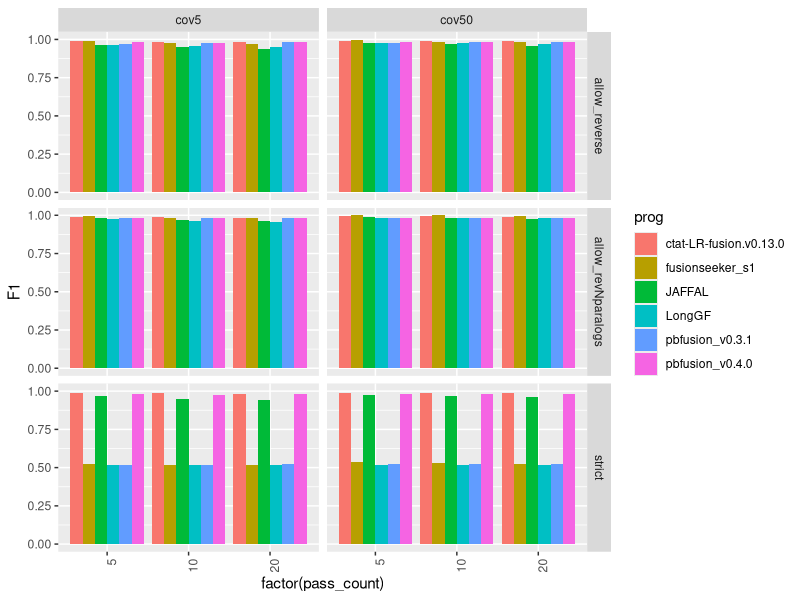
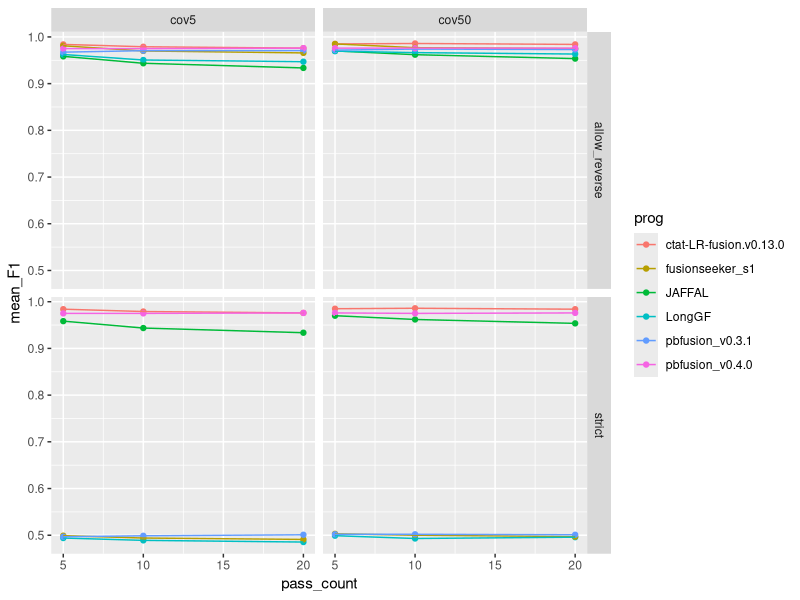
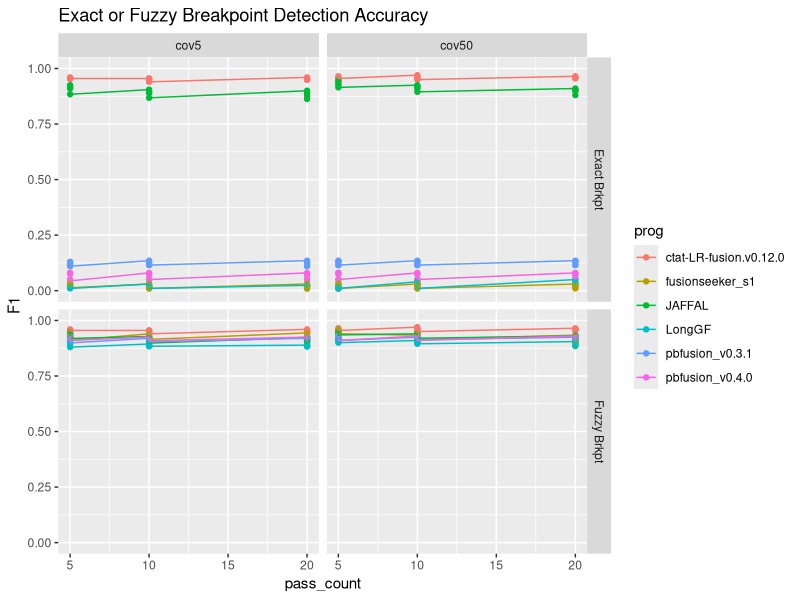
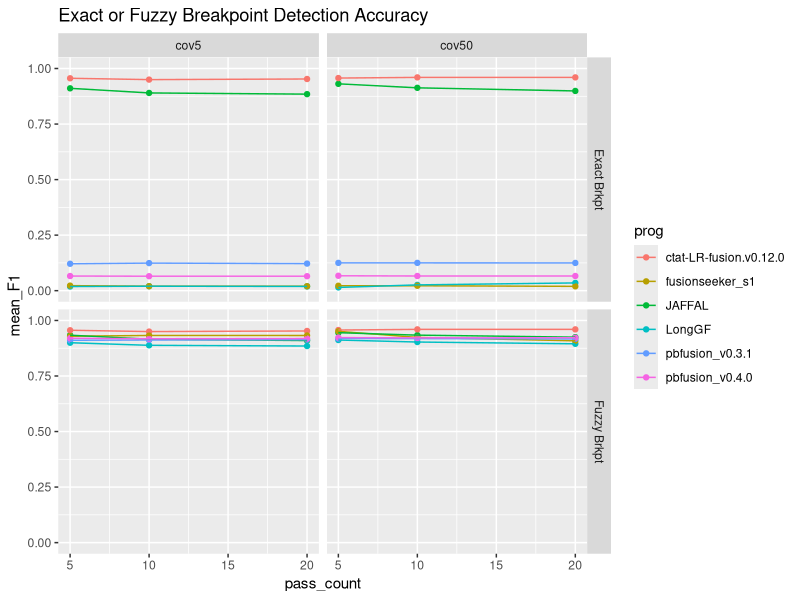
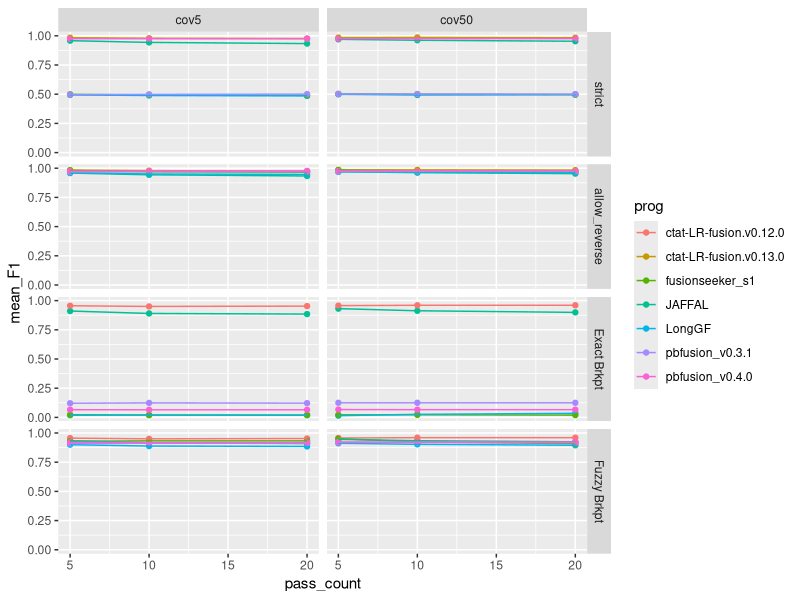
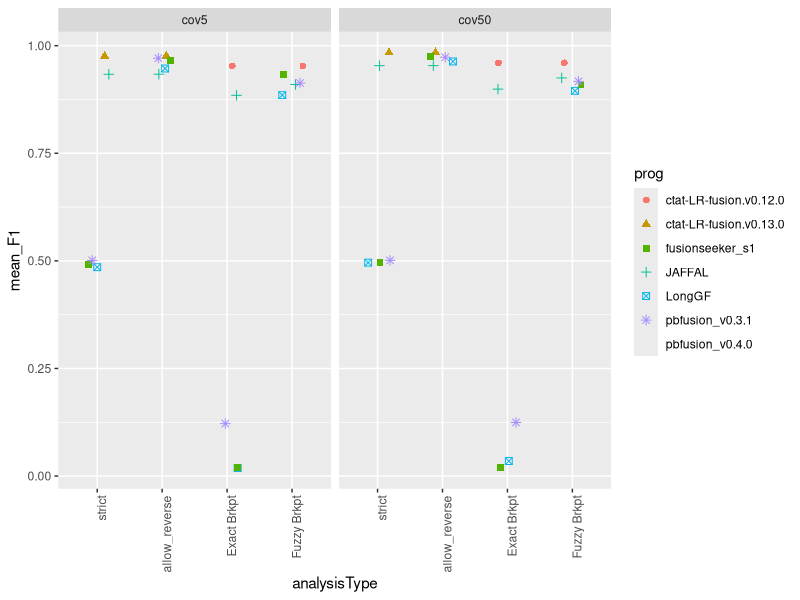
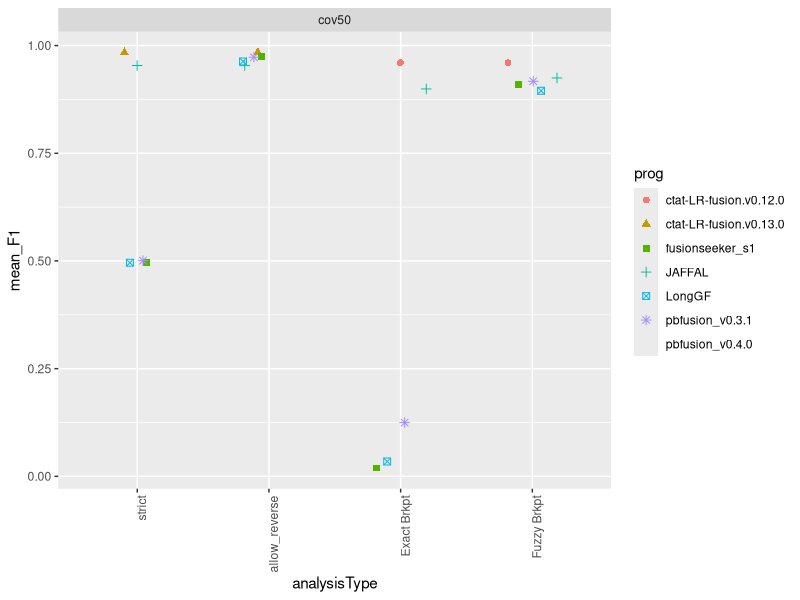
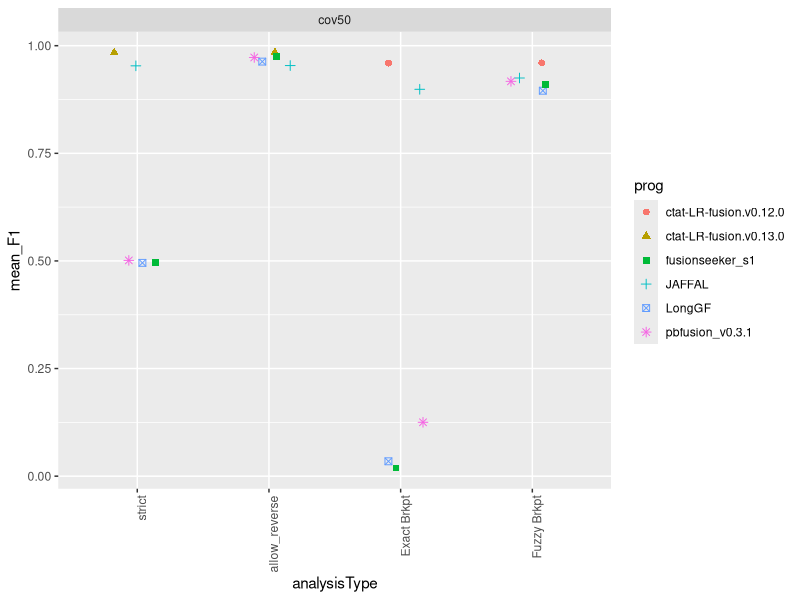

R code for these plots, in order:
## ---- chunk 1
knitr::opts_chunk$set(echo = TRUE)
library(tidyverse)
## ---- chunk 2

max_F1_data = read.table("data/max_F1_summary.tsv", header=T, sep="\t") %>% 
    filter(! grepl("flair", prog)) %>%
 mutate(pass_count = as.numeric(str_replace(pass_count, "pass", ""))) 

## ---- chunk 3

# barplot

p_barplot = max_F1_data %>% ggplot(aes(x=factor(pass_count), y=F1)) +
        geom_bar(stat='identity', position='dodge', aes(fill=prog)) +
        facet_grid(vars(analysisType), vars(coverage_level)) + 
    theme(axis.text.x = element_text(angle = 90, hjust = 1)) 

p_barplot

## ---- chunk 4


mean_samples_F1 = max_F1_data %>% 
    group_by(rep_num, coverage_level, pass_count, prog, analysisType) %>%
    summarize(mean_F1 = mean(F1))


mean_samples_F1 %>%
        filter(analysisType %in% c('strict', 'allow_reverse')) %>%
        ggplot() +
        geom_point(aes(x=pass_count, y=mean_F1, color=prog)) +
        geom_line(aes(x=pass_count, y=mean_F1, group=prog, color=prog)) +
        facet_grid(vars(analysisType), vars(coverage_level))


## ---- chunk 5
breakpoint_data = read.table("data/breakpoint_maxF1_data.tsv", sep="\t", header=T) %>%
    mutate(pass_count = as.numeric(str_replace(pass_count, "pass", ""))) %>%
    filter(prog != 'flairfusion')
    


breakpoint_data$coverage_level = factor(breakpoint_data$coverage_level, levels=c('cov5', 'cov50'))

brkpt_accuracy_plot = breakpoint_data %>% ggplot() +
        geom_point(aes(x=pass_count, y=F1, color=prog)) +
        geom_line(aes(x=pass_count, y=F1, group=prog, color=prog)) +
        facet_grid(vars(analysisType), vars(coverage_level)) +
        ggtitle("Exact or Fuzzy Breakpoint Detection Accuracy") +
        ylim(0,1)



brkpt_accuracy_plot 

## ---- chunk 6

breakpoint_mean_F1_stats = breakpoint_data %>% group_by(coverage_level, pass_count, analysisType, prog) %>% 
    summarize(mean_F1 = mean(F1, na.rm=T))


breakpoint_mean_F1_stats %>% ggplot() +
        geom_point(aes(x=pass_count, y=mean_F1, color=prog)) +
        geom_line(aes(x=pass_count, y=mean_F1, group=prog, color=prog)) +
        facet_grid(vars(analysisType), vars(coverage_level)) +
        ggtitle("Exact or Fuzzy Breakpoint Detection Accuracy") +
        ylim(0,1) 


## ---- chunk 7

combined_results = bind_rows(mean_samples_F1,
                             breakpoint_mean_F1_stats)

combined_results %>% head()



## ---- chunk 8

combined_results %>%
        filter(analysisType != "allow_revNparalogs") %>%
        ggplot() +
        geom_point(aes(x=pass_count, y=mean_F1, color=prog)) +
        geom_line(aes(x=pass_count, y=mean_F1, group=prog, color=prog)) +
        facet_grid(vars(factor(analysisType, levels=c('strict', 'allow_reverse', 'Exact Brkpt', 'Fuzzy Brkpt'))), vars(coverage_level))

## ---- chunk 9

combined_results %>%
        filter(analysisType != "allow_revNparalogs") %>%
        mutate(pass_count = as.numeric(str_replace(pass_count, "pass", ""))) %>%
        filter(pass_count == 20) %>%
        mutate(analysisType = factor(analysisType, 
                            levels=c('strict', 'allow_reverse', 'Exact Brkpt', 'Fuzzy Brkpt') )) %>%
    ggplot() +
    geom_jitter(aes(x=analysisType, y=mean_F1, color=prog, shape=prog), width=0.2, size=rel(2)) +

    facet_wrap(~coverage_level) +
     theme(axis.text.x = element_text(angle = 90, hjust = 1)) 
    

## ---- chunk 10

# just cov50

combined_results %>%
        filter(coverage_level == 'cov50') %>%
        filter(analysisType != "allow_revNparalogs") %>%
        mutate(pass_count = as.numeric(str_replace(pass_count, "pass", ""))) %>%
        filter(pass_count == 20) %>%
        mutate(analysisType = factor(analysisType, 
                            levels=c('strict', 'allow_reverse', 'Exact Brkpt', 'Fuzzy Brkpt') )) %>%
    ggplot() +
    geom_jitter(aes(x=analysisType, y=mean_F1, color=prog, shape=prog), width=0.2, size=rel(2)) +

    facet_wrap(~coverage_level) +
     theme(axis.text.x = element_text(angle = 90, hjust = 1)) 
    
    

## ---- chunk 11

write.table(combined_results %>%
        filter(coverage_level == 'cov50') %>%
        filter(analysisType != "allow_revNparalogs") %>%
        mutate(pass_count = as.numeric(str_replace(pass_count, "pass", ""))) %>%
        filter(pass_count == 20) %>%
        mutate(analysisType = factor(analysisType, 
                            levels=c('strict', 'allow_reverse', 'Exact Brkpt', 'Fuzzy Brkpt') )),
    
    file="PacBio_sim.combined_results.tsv", sep="\t", quote=F, row.names=F)


## ---- chunk 12


# excluding pbfusion v0.4.0 for main fig since ordering issues were corrected after we brought it to their attention. 
# will include the pbvusion v0.4.0 update results in the supp.

# just cov50

combined_results %>%
        filter(coverage_level == 'cov50') %>%
        filter(analysisType != "allow_revNparalogs") %>%
        filter(prog != "pbfusion_v0.4.0") %>%
        mutate(pass_count = as.numeric(str_replace(pass_count, "pass", ""))) %>%
        filter(pass_count == 20) %>%
        mutate(analysisType = factor(analysisType, 
                            levels=c('strict', 'allow_reverse', 'Exact Brkpt', 'Fuzzy Brkpt') )) %>%
    ggplot() +
    geom_jitter(aes(x=analysisType, y=mean_F1, color=prog, shape=prog), width=0.2, size=rel(2)) +

    facet_wrap(~coverage_level) +
     theme(axis.text.x = element_text(angle = 90, hjust = 1)) 
    

